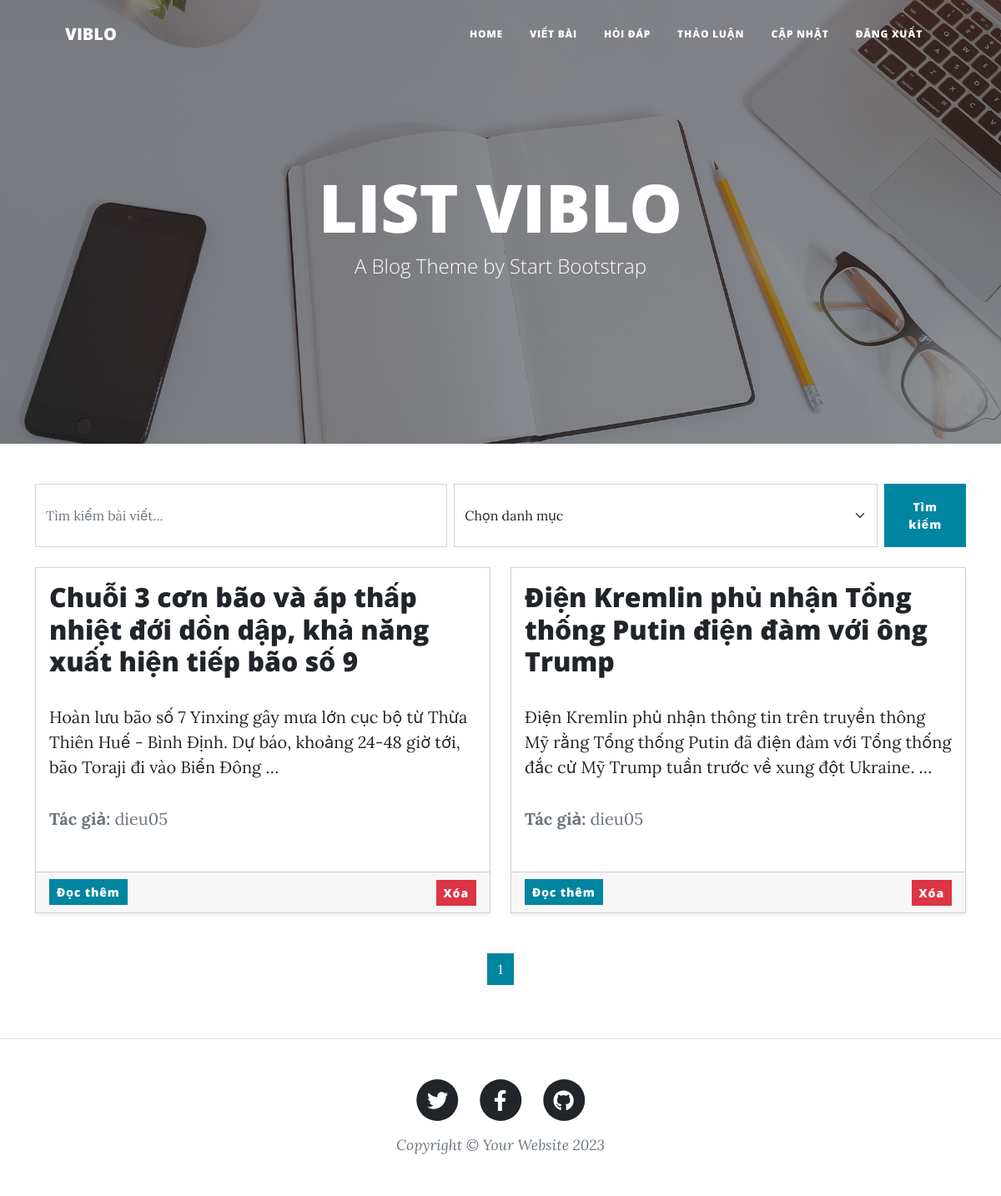
The page /post/post_list/ (signed in) on the database its author committed.
### posts/models.py (models this page shows, shortened)
class Post(models.Model):
  title = models.CharField(max_length=200)  # Tiêu đề bài viết
  content =models.TextField()  # Nội dung bài viết
  author = models.ForeignKey(User, on_delete=models.CASCADE)  # Người viết bài
  created_at = models.DateTimeField(auto_now_add=True)  # Ngày tạo bài viết
  updated_at = models.DateTimeField(auto_now=True)  # Ngày cập nhật bài viết
  image = models.ImageField(upload_to='post_images/', blank=True, null=True)
  tags = models.CharField(max_length=255)
  category = models.ForeignKey(Category, on_delete=models.SET_NULL, null=True, related_name='posts' )

### posts/views.py (the view)
# urls.py: path('post_list/', post_list, name='post_list'),
def post_list(request):
    search_query = request.GET.get('search', '') # lấy giá trị tìm kiếm của user
    category_id = request.GET.get('category', '') # lấy thông tin lọc của danh mục
    posts = Post.objects.all()
    if search_query: #Dùng Q để kết hợp các điều kiện tìm kiếm cho cả title và content
        posts = posts.filter(Q(title__icontains=search_query) | Q(content__icontains=search_query))
    if category_id:
        posts = posts.filter(category_id=category_id) #Nếu có category_id, bài viết được lọc theo danh mục.
    if posts.exists():
        paginator = Paginator(posts, 4)  # Hiển thị 5 bài viết mỗi trang
        page_number = request.GET.get('page', 1)
        posts = paginator.get_page(page_number) #dùng để lấy các bài viết của trang hiện tại, page_number là số trang cần nhập, nếu số trang nhập lớn hơn hiện có, thì trả về trang cuối cùng
    else:
        posts = None  # Nếu không có bài viết, gán posts là None
    categories = Category.objects.all() # lấy tất cả các danh mục
    return render(request, 'post_list.html', {
        'posts': posts,
        'categories': categories
    })

### posts/templates/post_list.html (shortened to what this page needs)
{% extends 'base.html' %}
{% block content %}
<header class="masthead" style="background-image: url('assets/img/home-bg.jpg')">
  <div class="container position-relative px-4 px-lg-5">
      <div class="row gx-4 gx-lg-5 justify-content-center">
          <div class="col-md-10 col-lg-8 col-xl-7 text-center">
              <div class="site-heading">
                  <h1>LIST VIBLO</h1>
                  <span class="subheading">A Blog Theme by Start Bootstrap</span>
              </div>
          </div>
      </div>
  </div>
</header>
<div class="container my-5">
    <form method="get" action="{% url 'post_list' %}" class="d-flex gap-2 mb-4">
        <input type="text" name="search" placeholder="Tìm kiếm bài viết..." class="form-control" value="{{ request.GET.search }}">
        <select name="category" class="form-select">
            <option value="">Chọn danh mục</option>
        </select>
        <button type="submit" class="btn btn-primary">Tìm kiếm</button>
    </form>
    {% if posts %}
        <div class="row">
            {% for post in posts %}
                <div class="col-md-6 mb-4">
                    <div class="card h-100 shadow-sm">
                        <div class="card-body">
                            <h2 class="card-title">{{ post.title }}</h2>
                            <p class="card-text">{{ post.content|truncatewords:30 }}</p>
                            <p class="text-muted"><strong>Tác giả:</strong> {{ post.author.username }}</p>
                        </div>
                        <div class="card-footer d-flex justify-content-between align-items-center">
                            <a href="{% url 'post_detail' post.id %}" class="btn btn-primary btn-sm">Đọc thêm</a>
                            <form action="{% url 'delete_post' post.id %}" method="post" style="display:inline;">
                                <button type="submit" class="btn btn-danger btn-sm" onclick="return confirm('Bạn có chắc chắn muốn xóa bài viết này?');">Xóa</button>
                            </form>
                        </div>
                    </div>
                </div>
            {% endfor %}
        </div>
    {% else %}
        <p class="text-center">Không có bài viết nào khớp với tiêu chí tìm kiếm của bạn.</p>
    {% endif %}
    <div class="pagination d-flex justify-content-center mt-4">
        <nav aria-label="Page navigation">
            <ul class="pagination">
                {% for i in posts.paginator.page_range %}
                    {% if posts.number == i %}
                        <li class="page-item active">
                            <span class="page-link">{{ i }}</span>
                        </li>
                    {% else %}
                        <li class="page-item">
                            <a class="page-link" href="?page={{ i }}&search={{ request.GET.search }}&category={{ request.GET.category }}">{{ i }}</a>
                        </li>
                    {% endif %}
                {% endfor %}
            </ul>
        </nav>
    </div>
</div>
{% endblock %}

### rows shown on the page
Post: title "Chuỗi 3 cơn bão và áp thấp nhiệt đới dồn dập, khả năng xuất hiện tiếp bão số 9", content "Hoàn lưu bão số 7 Yinxing gây mưa lớn cục bộ từ Thừa Thiên Huế - Bình Định. Dự báo, khoảng 24-48 giờ tới, bão Toraji đi vào Biển Đông …", author.username "dieu05"
Post: title "Điện Kremlin phủ nhận Tổng thống Putin điện đàm với ông Trump", content "Điện Kremlin phủ nhận thông tin trên truyền thông Mỹ rằng Tổng thống Putin đã điện đàm với Tổng thống đắc cử Mỹ Trump tuần trước về xung đột Ukraine. …", author.username "dieu05"

### other values the page prints
{{ i }} "1"
